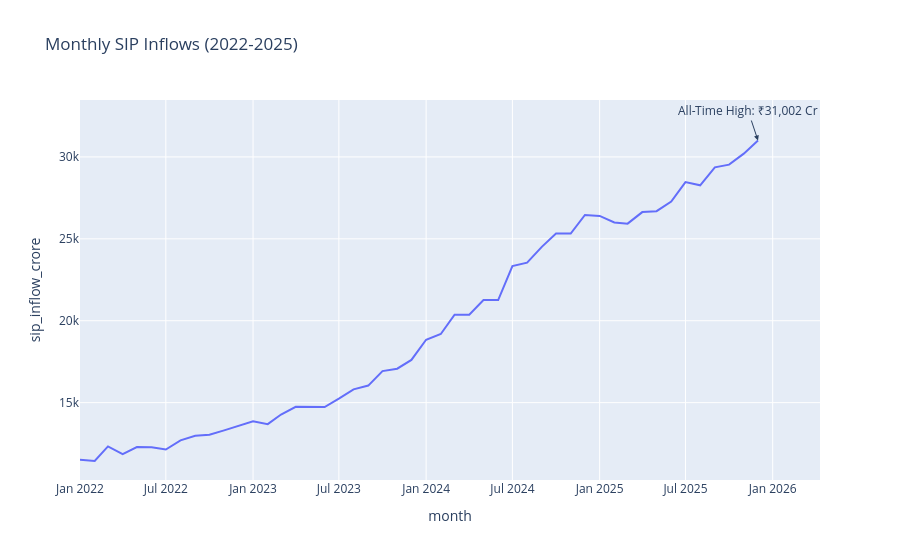

Source (notebook cell):
### Code cell
fig = px.line(
    sip,
    x="month",
    y="sip_inflow_crore",
    title="Monthly SIP Inflows (2022-2025)"
)

fig.add_annotation(
    x="2025-12-01",
    y=31002,
    text="All-Time High: ₹31,002 Cr",
    showarrow=True,
    arrowhead=2
)

fig.show()

### Figure 1 — Plotly figure (JSON) as saved in the notebook; plotly's stock layout.template omitted (floating-point values rounded to 4 significant figures)
{"data": [{"hovertemplate": "month=%{x}<br>sip_inflow_crore=%{y}<extra></extra>", "legendgroup": "", "line": {"color": "#636efa", "dash": "solid"}, "marker": {"symbol": "circle"}, "mode": "lines", "name": "", "orientation": "v", "showlegend": false, "type": "scatter", "x": ["2022-01-01T00:00:00", "2022-02-01T00:00:00", "2022-03-01T00:00:00", "2022-04-01T00:00:00", "2022-05-01T00:00:00", "2022-06-01T00:00:00", "2022-07-01T00:00:00", "2022-08-01T00:00:00", "2022-09-01T00:00:00", "2022-10-01T00:00:00", "2022-11-01T00:00:00", "2022-12-01T00:00:00", "2023-01-01T00:00:00", "2023-02-01T00:00:00", "2023-03-01T00:00:00", "2023-04-01T00:00:00", "2023-05-01T00:00:00", "2023-06-01T00:00:00", "2023-07-01T00:00:00", "2023-08-01T00:00:00", "2023-09-01T00:00:00", "2023-10-01T00:00:00", "2023-11-01T00:00:00", "2023-12-01T00:00:00", "2024-01-01T00:00:00", "2024-02-01T00:00:00", "2024-03-01T00:00:00", "2024-04-01T00:00:00", "2024-05-01T00:00:00", "2024-06-01T00:00:00", "2024-07-01T00:00:00", "2024-08-01T00:00:00", "2024-09-01T00:00:00", "2024-10-01T00:00:00", "2024-11-01T00:00:00", "2024-12-01T00:00:00", "2025-01-01T00:00:00", "2025-02-01T00:00:00", "2025-03-01T00:00:00", "2025-04-01T00:00:00", "2025-05-01T00:00:00", "2025-06-01T00:00:00", "2025-07-01T00:00:00", "2025-08-01T00:00:00", "2025-09-01T00:00:00", "2025-10-01T00:00:00", "2025-11-01T00:00:00", "2025-12-01T00:00:00"], "xaxis": "x", "y": [11517, 11438, 12328, 11863, 12286, 12276, 12140, 12694, 12976, 13040, 13306, 13573, 13856, 13687, 14276, 14749, 14749, 14734, 15245, 15814, 16042, 16928, 17073, 17610, 18838, 19187, 20371, 20371, 21262, 21262, 23332, 23547, 24509, 25323, 25320, 26459, 26400, 25999, 25926, 26632, 26688, 27274, 28464, 28265, 29361, 29529, 30200, 31002], "yaxis": "y"}], "layout": {"annotations": [{"arrowhead": 2, "showarrow": true, "text": "All-Time High: ₹31,002 Cr", "x": "2025-12-01", "y": 31002}], "legend": {"tracegroupgap": 0}, "title": {"text": "Monthly SIP Inflows (2022-2025)"}, "xaxis": {"anchor": "y", "domain": [0, 1], "title": {"text": "month"}}, "yaxis": {"anchor": "x", "domain": [0, 1], "title": {"text": "sip_inflow_crore"}}}}
